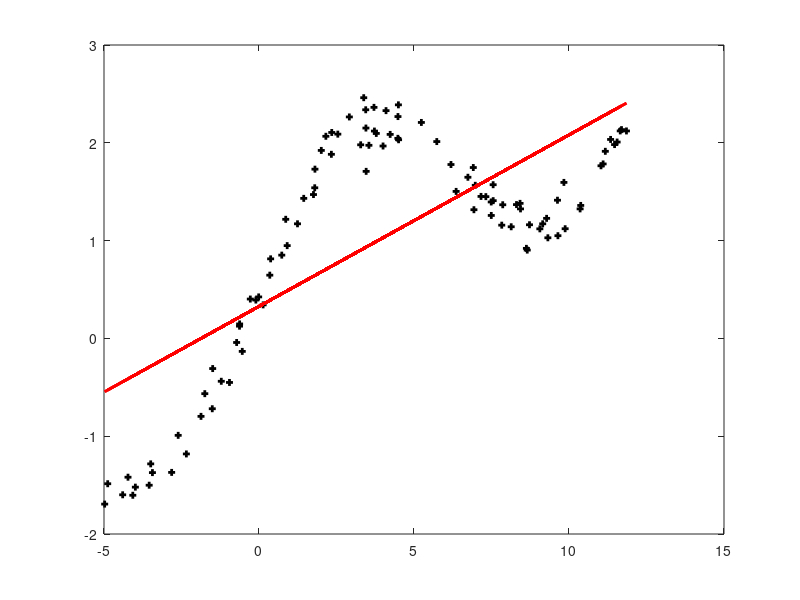
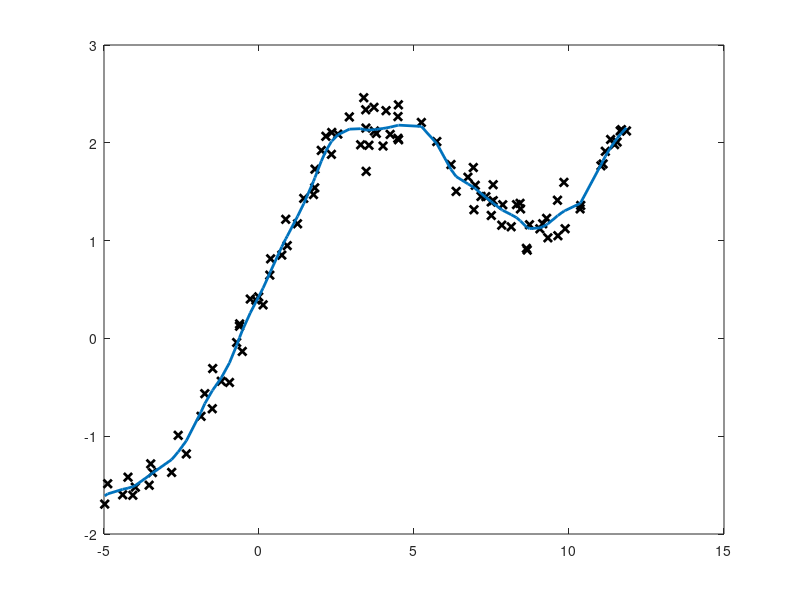

Here is the MATLAB script that generated these plots, in order:
%%%%%%%%%%%%%%%%%%% assignment 1 question 2 main file %%%%%%%%%%%%%%%%%%%%%%%%%%
%%% In this question we have to use normal equation so no need of 
%%% normailising the features.

%%% clear init
close all; clear; clc;

%% loading the data..
X = load('q3x.dat');
Y = load('q3y.dat');

%% adding the intercept term
%% to make X the design matrix 
[m k] = size(X);
X = [ones(m,1) X];

%% using normal equation theta=(X'X)^−1*X'*Y without weights...
disp('computing the part a');
%% using pinv instead of inv to compute inverse of not 
%% singular matrix of X'X 
theta = pinv(X'*X)*(X')*Y;
disp('theta = ');
disp(theta);

%%% plotting data and our hypothesis on the same graph
X1 = load('q3x.dat');
plot (X1, Y, '+k','linewidth', 2, 'markersize', 5);
hold on;
plot (X1, X*theta,'linewidth', 2, 'color', 'r');

%%%%%%%%%%%%%%%%%%%%%%%%%%%%%% part B;
%%%% using normal equation theta=(X'WX)^−1*X'W*Y 'with' weights..
%% computed on my own
disp('computing part b');

%% computing weights given by formula and putting it in m X m diagonal matrix
%% w(i) = exp(-(x-x(i))^2/(2*tau^2)); for the query point x
%% if x is vector(multifeatured) then square is replaced by transposing the term
%% but here its not needed as not taking zeroth feature so only one feature

W = zeros(m,m);
tau = 0.3;
%% calculating weights W and theta for each training example and storing it
figure;
%%%%% plotting the data and the hypothesis function.
plot (X1, Y, 'xk', 'linewidth', 2);

for i=1:m
  for j=1:m
    W(j,j) = exp(-((X(i,2)-X(j,2))^2)/(2*tau^2));
  end;
  theta(:,i) = pinv(X'*W*X)*X'*W*Y;
end;
theta = theta';
h = theta(:,1).*X(:,1) + theta(:,2).*X(:,2);
h1 = [X1, h];
h1 = sortrows (h1,1);
hold on;
plot (h1(:,1), h1(:,2), 'linewidth', 2);